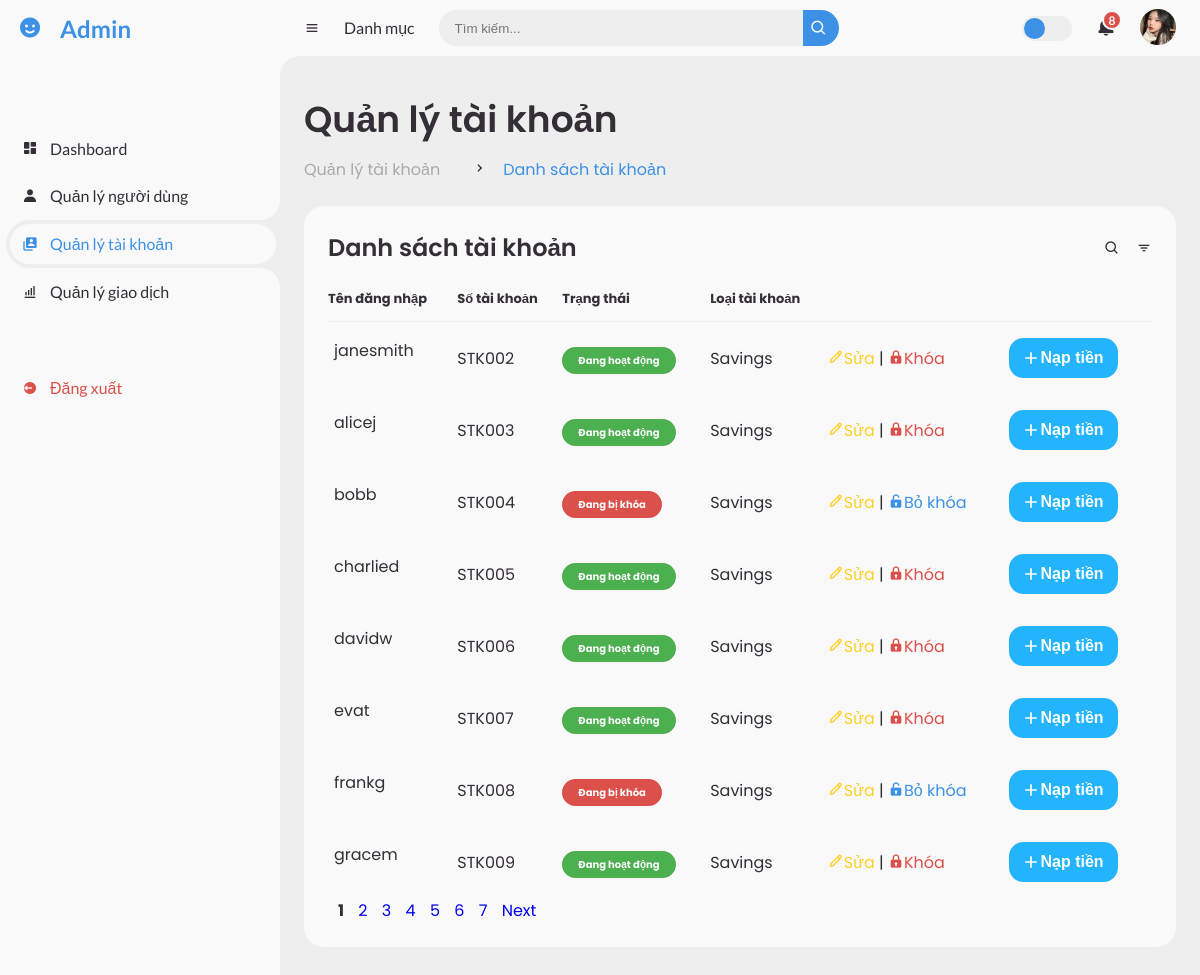
Page /admin/account on the committed database.
### tables this page shows
CREATE TABLE "Account" (
    AccountID TEXT,
    CustomerID TEXT,
    Username TEXT NOT NULL,
    Password TEXT NOT NULL,
    AccountType TEXT,
    Balance DECIMAL(15, 2),
    DateOpened DATE,
    accountNumber TEXT UNIQUE,
    Status TEXT,
    PinCode TEXT,
    creditScored INTEGER
);

### app/routes/admin_route.py (the view)
@admin_bp.route("/account")
def account_list():
    from app.controllers.account_controller import retrieve_account
    return retrieve_account()

### app/controllers/account_controller.py (called while the page is built)
def retrieve_account():
    from app.services.account_service import retrieving_account
    return retrieving_account()

### app/services/account_service.py (called while the page is built)
def retrieving_account():
    page = request.args.get("page", 1, type=int)  # Default to page 1
    per_page = 8  # 8 accounts per page
    pagination = Account.query.paginate(page=page, per_page=per_page, error_out=False)
    accounts = pagination.items
    return render_template(
        "admin/account/account.html", accounts=accounts, pagination=pagination
    )

### app/templates/admin/account/account.html (shortened to what this page needs)
<!DOCTYPE html>
<html lang="en">
  <head>
    <link
      href="https://unpkg.com/boxicons@2.0.9/css/boxicons.min.css"
      rel="stylesheet"
    />
    <link rel="stylesheet" href="{{url_for('static', filename='css/style.css')}}" />
    <link
      rel="stylesheet"
      href="https://cdn.jsdelivr.net/npm/sweetalert2@11/dist/sweetalert2.min.css"
    />
  </head>
  <body>
    <section id="sidebar">
      <a href="/admin" class="brand">
        <i class="bx bxs-smile"></i>
        <span class="text">Admin</span>
      </a>
      <ul class="side-menu top">
        <li class="side-menu-li">
          <a href="/admin">
            <i class="bx bxs-dashboard"></i>
            <span class="text">Dashboard</span>
          </a>
        </li>
        <li class="side-menu-li">
          <a href="/admin/user">
            <i class="bx bxs-user"></i>
            <span class="text">Quản lý người dùng</span>
          </a>
        </li>
        <li class="active side-menu-li">
          <a href="/admin/account">
            <i class="bx bxs-user-account"></i>
            <span class="text">Quản lý tài khoản</span>
          </a>
        </li>
        <li class="side-menu-li">
          <a href="/admin/transaction">
            <i class="bx bx-bar-chart-alt"></i>
            <span class="text">Quản lý giao dịch</span>
          </a>
        </li>
      </ul>
      <ul class="side-menu">
        <li>
          <a href="/login" class="logout">
            <i class="bx bxs-log-out-circle"></i>
            <span class="text">Đăng xuất</span>
          </a>
        </li>
      </ul>
    </section>
    <section id="content">
      <nav>
        <i class="bx bx-menu"></i>
        <a href="#" class="nav-link">Danh mục</a>
        <form action="#">
          <div class="form-input">
            <input type="search" placeholder="Tìm kiếm..." />
            <button type="submit" class="search-btn">
              <i class="bx bx-search"></i>
            </button>
          </div>
        </form>
        <label for="switch-mode" class="switch-mode"></label>
        <a href="#" class="notification">
          <span class="num">8</span>
        </a>
        <a href="#" class="profile">
          <img src="{{url_for('static', filename='images/')}}images.jpg" />
        </a>
      </nav>
      <main>
        <div class="head-title">
          <div class="left">
            <h1>Quản lý tài khoản</h1>
            <ul class="breadcrumb">
              <li>
                <a href="#">Quản lý tài khoản</a>
              </li>
              <li><i class="bx bx-chevron-right"></i></li>
              <li>
                <a class="active" href="#">Danh sách tài khoản</a>
              </li>
            </ul>
          </div>
        </div>
        <div class="table-data">
          <div class="order">
            <div class="head">
              <h3>Danh sách tài khoản</h3>
              <i class="bx bx-search"></i>
              <i class="bx bx-filter"></i>
            </div>
            <table>
              <thead>
                <tr>
                  <th>Tên đăng nhập</th>
                  <th>Số tài khoản</th>
                  <th>Trạng thái</th>
                  <th>Loại tài khoản</th>
                  <th></th>
                  <th></th>
                </tr>
              </thead>
              <tbody>
                {% for account in accounts %}
                <tr>
                  <td>{{ account.Username}}</td>
                  <td>{{ account.accountNumber}}</td>
                  <td><span class="status {{'success' if account.Status.lower() == 'active' else 'error'}}">{{'Đang hoạt động' if account.Status.lower() == 'active' else 'Đang bị khóa'}}</span></td>
                  <td>{{ account.AccountType }}</td>
                  <td>
                    <a href="/admin/account/edit/{{ account.AccountID }}"
                      ><span class="text-nomal"
                        ><i class="bx bx-pencil"></i>Sửa</span
                      ></a
                    >
                    |
                    {% if account.Status.lower() == 'active' %}
                        <a href="#" onclick="confirmLockAccount(event, '{{ account.AccountID}}')">
                            <span class="text-danger">
                                <i class="bx bxs-lock"></i>Khóa
                            </span>
                        </a>
                    {% else %}
                        <a href="/admin/account/unlock/{{ account.AccountID}}">
                            <span class="text-blue">
                                <i class="bx bxs-lock-open"></i>Bỏ khóa
                            </span>
                        </a>
                    {% endif %}
                  </td>
                  <td>
                    <button>
                      <a href="/admin/recharge/{{ account.AccountID }}">
                        <span>
                          <svg
                            height="20"
                            width="20"
                            viewBox="0 0 24 24"
                            xmlns="http://www.w3.org/2000/svg"
                          >
                            <path d="M0 0h24v24H0z" fill="none"></path>
                            <path
                              d="M11 11V5h2v6h6v2h-6v6h-2v-6H5v-2z"
                              fill="currentColor"
                            ></path>
                          </svg>
                          Nạp tiền
                        </span>
                      </a>
                    </button>
                  </td>
                </tr>
                {% endfor %}
              </tbody>
            </table>
            <div class="container-pagination">
              <div class="pagination">
                {% for page_num in pagination.iter_pages() %}
                    {% if page_num %}
                        {% if page_num == pagination.page %}
                            <strong style="margin-left: 10px;">{{ page_num }}</strong>
                        {% else %}
                            <a href="{{ url_for('admin.account_list', page=page_num) }}" style="margin-left: 10px;">{{ page_num }}</a>
                        {% endif %}
                    {% else %}
                        <span>...</span>
                    {% endif %}
                {% endfor %}
                {% if pagination.has_next %}
                <a class="pagi" href="{{ url_for('admin.account_list', page=pagination.next_num) }}" style="margin-left: 10px;">Next</a>
                {% endif %}
              </div>
            </div>
          </div>
        </div>
      </main>
    </section>
  </body>
</html>

### rows in the picture
Account: Username "janesmith", accountNumber "STK002", Status "Đang hoạt động", AccountType "Savings"
Account: Username "alicej", accountNumber "STK003", Status "Đang hoạt động", AccountType "Savings"
Account: Username "bobb", accountNumber "STK004", Status "Đang bị khóa", AccountType "Savings"
Account: Username "charlied", accountNumber "STK005", Status "Đang hoạt động", AccountType "Savings"
Account: Username "davidw", accountNumber "STK006", Status "Đang hoạt động", AccountType "Savings"
Account: Username "evat", accountNumber "STK007", Status "Đang hoạt động", AccountType "Savings"
Account: Username "frankg", accountNumber "STK008", Status "Đang bị khóa", AccountType "Savings"
Account: Username "gracem", accountNumber "STK009", Status "Đang hoạt động", AccountType "Savings"

### other values in the picture
{{ page_num }} "1"
{{ page_num }} "2" "3" "4" "5" "6" "7"
